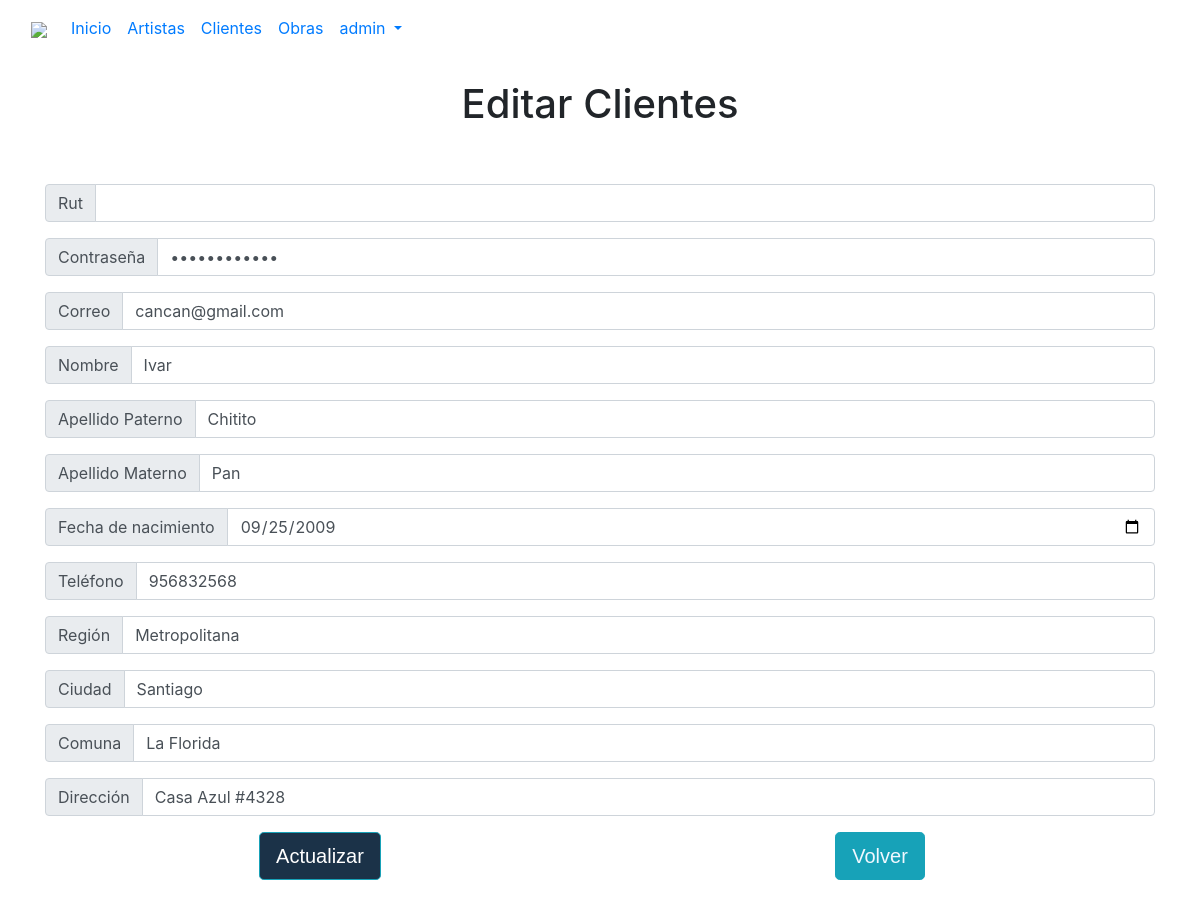
Page /clientes/clientes_edit/21541233-0 (signed in) on the committed database.
### clientes/models.py (models this page shows, shortened)
class Cliente(AbstractBaseUser, PermissionsMixin):
    rut        = models.CharField(max_length=13, primary_key=True)
    first_name = models.CharField(max_length=25, blank=False, null=True)
    last_name  = models.CharField(max_length=25, blank=False, null=True)
    ap_materno = models.CharField(max_length=25, blank=False, null=True)
    fec_nac    = models.DateField(blank=False, null=True)
    tele       = models.CharField(max_length=20, blank=False, null=True)
    region     = models.CharField(max_length=20, blank=False, null=True)
    ciudad     = models.CharField(max_length=20, blank=False, null=True)
    comuna     = models.CharField(max_length=20, blank=False, null=True)
    dire       = models.CharField(max_length=100, blank=False, null=True)
    email      = models.EmailField(max_length=40, blank=False, null=False, unique=True)
    password   = models.CharField(max_length=128, blank=False, null=False)
    is_active  = models.BooleanField(default=True)
    groups = models.ManyToManyField(Group, related_name='clientes', blank=True)
    user_permissions = models.ManyToManyField(Permission, related_name='clientes', blank=True)
    USERNAME_FIELD = 'email'
    REQUIRED_FIELDS = ['rut']

### clientes/views.py (the view)
# urls.py: path('clientes_edit/<str:pk>', views.clientes_edit, name='clientes_edit'),
@login_required
def clientes_edit(request, pk):
    cliente = Cliente.objects.get(rut=pk)
    if request.method == "POST":
        form = ClienteForm(request.POST, instance=cliente)
        if form.is_valid():
            if 'password' in form.changed_data:
                form.instance.password = make_password(form.cleaned_data['password'])
            form.save()
            print("Datos del Cliente guardados exitosamente!")
            return redirect('clientes_edit', pk=pk)
        else:
            print("Error. Datos del cliente invalidos.")
            print(form.errors)
    else:
        form = ClienteForm(instance=cliente)
    context = {'cliente': cliente, 'form': form}
    return render(request, 'clientes/clientes_edit.html', context)

### clientes/forms.py
class ClienteForm(ModelForm):
    class Meta:
        model = Cliente
        fields = "__all__"
        widgets = {
            'password': forms.PasswordInput(),
        }

### clientes/templates/clientes/clientes_edit.html (shortened to what this page needs)
{% load static %}
<!DOCTYPE html>
<html lang="en">
<head>
    <link rel="stylesheet" href="https://stackpath.bootstrapcdn.com/bootstrap/4.4.1/css/bootstrap.min.css">
</head>
<body>
    <nav class="navbar navbar-expand-lg bg-body-tertiary">
        <div class="container-fluid">
          <a class="navbar-brand" href="index.html" ><img src="img/logo GZ.png"></a>
          <div class="collapse navbar-collapse" id="navbarNav">
            <ul class="navbar-nav">
              <li class="nav-item">
                <a class="nav-link active" aria-current="page" href="index.html">Inicio</a>
              </li>
              <li class="nav-item">
                <a class="nav-link" href="crud_artistas">Artistas</a>
              </li>
            <li class="nav-item">
              <a class="nav-link" href="crud_clientes">Clientes</a>
            </li>
              <li class="nav-item">
                <a class="nav-link" href="crud_obras">Obras</a>
              </li>
              <li class="nav-item-dropdown">
                <a class="nav-link dropdown-toggle" href="#" id="navbarDropdown" role="button" data-toggle="dropdown" aria-haspopup="true" aria-expanded="false">
               {% if user.is_authenticated %}
                   {{user.username}}
                {% else %}
                   <a href="{% url 'login' %}">login</a>
                {% endif %}
                </a>
            </li>
            </div>
          </div>
      </nav>
    <div class="container mt-4">
        <h1 class="titulo text-center">Editar Clientes</h1>
        <br><br>
        <form action="{% url 'clientes_edit' pk=cliente.rut %}" method="POST" class="text-center jus-form">
            <div class="form-group">
                <div class="input-group">
                    <div class="input-group-prepend">
                        <span class="input-group-text">Rut</span>
                    </div>
                    <input type="number" name="rut" value="{{cliente.rut}}" class="form-control">
                </div>
            </div>
            <div class="form-group">
                <div class="input-group">
                    <div class="input-group-prepend">
                        <span class="input-group-text">Contraseña</span>
                    </div>
                    <input type="password" name="password" value="{{cliente.password}}" class="form-control">
                </div>
            </div>
            <div class="form-group">
                <div class="input-group">
                    <div class="input-group-prepend">
                        <span class="input-group-text">Correo</span>
                    </div>
                    <input type="email" name="email" value="{{cliente.email}}" class="form-control">
                </div>
            </div>
            <div class="form-group">
                <div class="input-group">
                    <div class="input-group-prepend">
                        <span class="input-group-text">Nombre</span>
                    </div>
                    <input type="text" name="first_name" value="{{cliente.first_name}}" class="form-control">
                </div>
            </div>
            <div class="form-group">
                <div class="input-group">
                    <div class="input-group-prepend">
                        <span class="input-group-text">Apellido Paterno</span>
                    </div>
                    <input type="text" name="last_name" value="{{cliente.last_name}}" class="form-control">
                </div>
            </div>
            <div class="form-group">
                <div class="input-group">
                    <div class="input-group-prepend">
                        <span class="input-group-text">Apellido Materno</span>
                    </div>
                    <input type="text" name="ap_materno" value="{{cliente.ap_materno}}" class="form-control">
                </div>
            </div>
            <div class="form-group">
                <div class="input-group">
                    <div class="input-group-prepend">
                        <span class="input-group-text">Fecha de nacimiento</span>
                    </div>
                    <input type="date" name="fec_nac" value="{{cliente.fec_nac|date:'Y-m-d'}}" class="form-control">
                </div>
            </div>
            <div class="form-group">
                <div class="input-group">
                    <div class="input-group-prepend">
                        <span class="input-group-text">Tel&eacute;fono</span>
                    </div>
                    <input type="tel" name="tele" value="{{cliente.tele}}" class="form-control">
                </div>
            </div>
            <div class="form-group">
                <div class="input-group">
                    <div class="input-group-prepend">
                        <span class="input-group-text">Regi&oacute;n</span>
                    </div>
                    <input type="text" name="region" value="{{cliente.region}}" class="form-control">
                </div>
            </div>
            <div class="form-group">
                <div class="input-group">
                    <div class="input-group-prepend">
                        <span class="input-group-text">Ciudad</span>
                    </div>
                    <input type="text" name="ciudad" value="{{cliente.ciudad}}" class="form-control">
                </div>
            </div>
            <div class="form-group">
                <div class="input-group">
                    <div class="input-group-prepend">
                        <span class="input-group-text">Comuna</span>
                    </div>
                    <input type="text" name="comuna" value="{{cliente.comuna}}" class="form-control">
                </div>
            </div>
            <div class="form-group">
                <div class="input-group">
                    <div class="input-group-prepend">
                        <span class="input-group-text">Direcci&oacute;n</span>
                    </div>
                    <input type="text" name="dire" value="{{cliente.dire}}" class="form-control">
                </div>
            </div>
            <div class="form-row">
                <div class="form-group col-md-6">
                    <div class="text-center">
                        <button type="submit" class="btn btn-info btn-lg" name="opcion" style="font-family: Verdana, Geneva, Tahoma, sans-serif; background-color: #1b3248;">Actualizar</button>
                    </div>
                </div>
                <div class="form-group col-md-6">
                    <div class="text-center">
                        <button type="button" class="btn btn-info btn-lg" style="color: aliceblue;font-family: Verdana, Geneva, Tahoma, sans-serif;">
                            <a href="{% url 'crud_clientes' %}" style="color: aliceblue;">Volver</a>
                        </button>
                    </div>
                </div>
            </div>
        </form>
        <br>
    </div>
</body>
</html>

### rows in the picture
Cliente: email "cancan@gmail.com", first_name "Ivar", last_name "Chitito", ap_materno "Pan", fec_nac "09/25/2009", tele "956832568", region "Metropolitana", ciudad "Santiago", comuna "La Florida", dire "Casa Azul #4328"

### other values in the picture
{{ user.username }} "admin"
